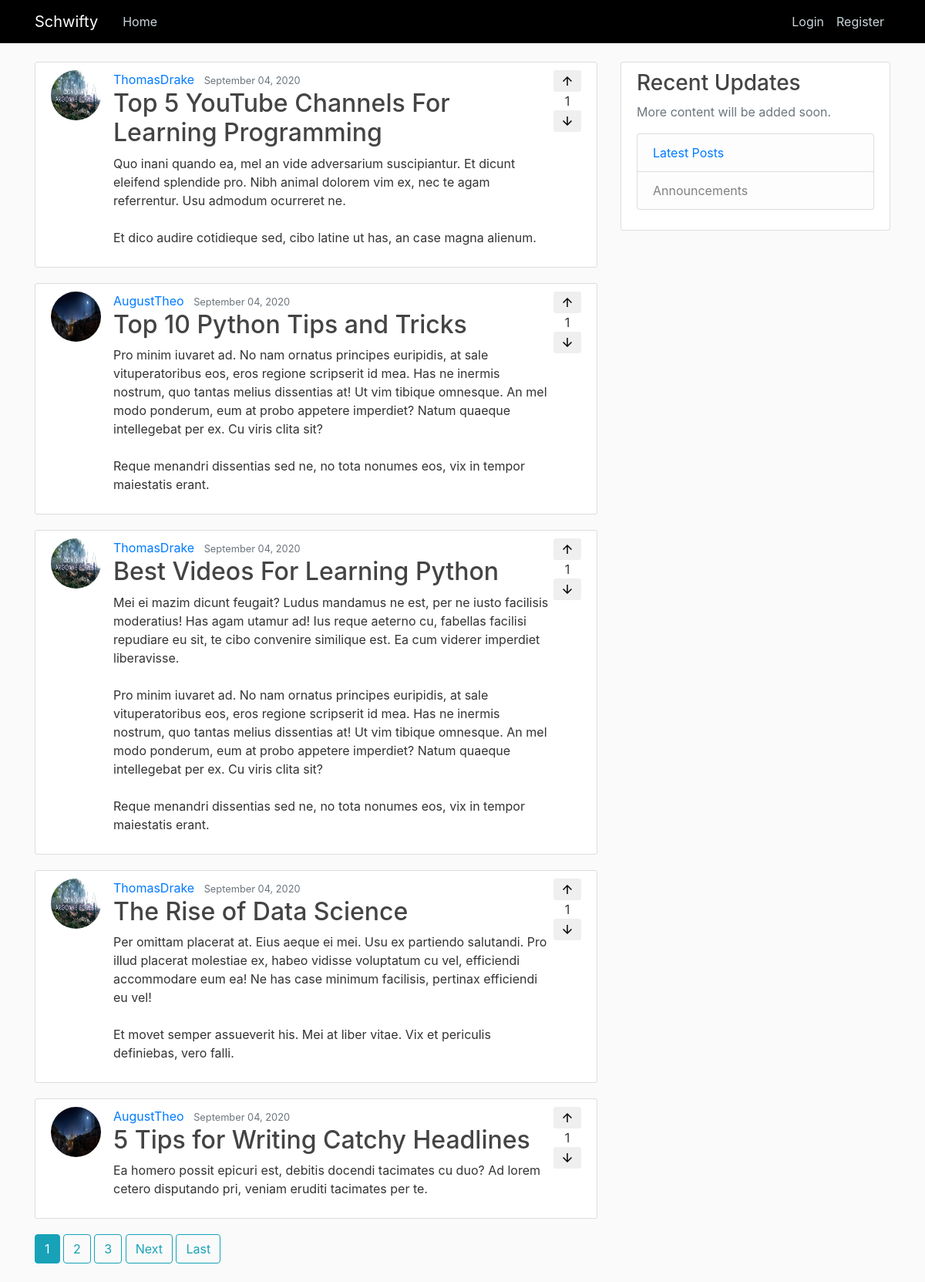
The page / on the database its author committed.
### blog/models.py (models this page shows, shortened)
class Post(models.Model):
    title = models.CharField(max_length = 100)
    content = models.TextField()
    date_posted = models.DateTimeField(default = timezone.now)
    author = models.ForeignKey(User , on_delete= models.CASCADE)
    upvotes = models.IntegerField(default=1);
    downvotes = models.IntegerField(default=0);
    score = models.IntegerField(default = 1);

### users/models.py (models this page shows, shortened)
class Profile(models.Model):
    user = models.OneToOneField(User , on_delete=models.CASCADE)
    image = models.ImageField(default = 'default.jpg' ,upload_to ='profile_pics' )

### blog/views.py (the view)
# urls.py: path('' , views.PostListView.as_view() , name = 'blog-home'),
class PostListView(ListView):
    model = Post
    template_name = 'blog/home.html' # <app>/<model>_<viewtype>.html
    context_object_name ='posts'
    ordering = ['-date_posted']
    paginate_by = 5

### blog/templates/blog/home.html (shortened to what this page needs)
{% extends "blog/base.html" %}
{% block content %}
        {% for post in posts %}
        <article class="media content-section">
          <img src="{{post.author.profile.image.url}}" class="rounded-circle article-img">
          <div class="media-body">
            <div>
                  <a class="mr-2" href="{% url 'user-posts' post.author.username %}">{{ post.author }}</a>
                <small class="text-muted">{{ post.date_posted|date:"F d, Y" }}</small>
            </div>
              <h2><a class="article-title" href="{% url 'post-detail' post.id %}">{{ post.title }}</a></h2>
              <p class="article-content">{{ post.content }}</p>
            </div>
            <div>
            <button class="btn btn-sm">
              <svg xmlns="http://www.w3.org/2000/svg" viewBox="0 0 24 24" fill="black" width="18px" height="18px"><path d="M0 0h24v24H0V0z" fill="none"/><path d="M4 12l1.41 1.41L11 7.83V20h2V7.83l5.58 5.59L20 12l-8-8-8 8z"/></svg>
            </button>
            <div style="text-align: center;">
              {{post.score}}
            </div>
            <button class="btn btn-sm">
              <svg xmlns="http://www.w3.org/2000/svg" viewBox="0 0 24 24" fill="black" width="18px" height="18px"><path d="M0 0h24v24H0V0z" fill="none"/><path d="M20 12l-1.41-1.41L13 16.17V4h-2v12.17l-5.58-5.59L4 12l8 8 8-8z"/></svg>
            </button>
            </div>
          </article>
        {% endfor %}
        {% if is_paginated %}
            {% for num in page_obj.paginator.page_range %}
                {% if page_obj.number == num %}
                  <a class="btn btn-info mb-4" href="?page={{num}}">{{num}}</a>
                {% elif num > page_obj.number|add:'-3' and num < page_obj.number|add:'3' %}
                  <a class="btn btn-outline-info mb-4" href="?page={{num}}">{{num}}</a>
                {% endif %}
            {% endfor %}
          {% if page_obj.has_next %}
            <a class ="btn btn-outline-info mb-4" href="?page={{page_obj.next_page_number}}">Next</a>
            <a class ="btn btn-outline-info mb-4" href="?page={{page_obj.paginator.num_pages}}">Last</a>
          {% endif %}
        {% endif %}
{% endblock content %}

### blog/templates/blog/base.html (shortened to what this page needs)
{% load static %}
<html>
    <head>
    <link rel="stylesheet" href="https://maxcdn.bootstrapcdn.com/bootstrap/4.0.0/css/bootstrap.min.css">
    <link rel="stylesheet" href ="{% static 'blog/main.css'%}">
    </head>
    <body>
        <header class="site-header">
            <nav class="navbar navbar-expand-md navbar-dark bg-steel fixed-top">
              <div class="container">
                <a class="navbar-brand mr-4" href="{% url 'blog-home' %}">Schwifty</a>
                <div class="collapse navbar-collapse" id="navbarToggle">
                  <div class="navbar-nav mr-auto">
                    <a class="nav-item nav-link" href="{% url 'blog-home' %}">Home</a>
                  </div>
                  <div class="navbar-nav">
                    {% if user.is_authenticated %}
                      <a class="nav-item nav-link" href="{% url 'post-create' %}">Create Post</a>
                      <a class="nav-item nav-link" href ="{% url 'profile' %}">{{user.username}}</a>
                      <a class="nav-item nav-link" href="{% url 'logout' %}">Logout</a>
                    {% else %}
                      <a class="nav-item nav-link" href="{% url 'login'%}">Login</a>
                      <a class="nav-item nav-link" href="{% url 'register'%}">Register</a>
                    {% endif %}
                  </div>
                </div>
              </div>
            </nav>
          </header>
          <main role="main" class="container">
            <div class="row">
              <div class="col-md-8">
                {% block content %}{% endblock %}
              </div>
              <div class="col-md-4">
                <div class="content-section">
                  <h3>Recent Updates</h3>
                  <p class='text-muted'>More content will be added soon.
                    <ul class="list-group">
                      <li class="list-group-item list-group-item-light"><a href="{% url 'blog-home' %}">Latest Posts</a></li>
                      <li class="list-group-item list-group-item-light">Announcements</li>
                    </ul>
                  </p>
                </div>
              </div>
            </div>
          </main>
    </body>
</html>

### blog/static/blog/main.css (style rules this page uses)
body { background: #fafafa; color: #333333; margin-top: 5rem; }
h1, h2, h3, h4, h5, h6 { color: #444444; }
ul { margin: 0; }
.bg-steel { background-color:black; }
.site-header .navbar-nav .nav-link { color: #cbd5db; }
.content-section { background: #ffffff; padding: 10px 20px; border: 1px solid #dddddd; border-radius: 3px; margin-bottom: 20px; }
.article-title { color: #444444; }
.article-content { white-space: pre-line; }
.article-img { height: 65px; width: 65px; margin-right: 16px; }

### rows shown on the page
Post: author.profile.image (placeholder picture), author "ThomasDrake", date_posted "September 04, 2020", title "Top 5 YouTube Channels For Learning Programming", content "Quo inani quando ea, mel an vide adversarium suscipiantur. Et dicunt eleifend splendide pro. Nibh animal dolorem vim ex, nec te agam referrentur. Usu admodum ocurreret ne. Et dico audire cotidieque sed, cibo latine ut has, an case magna alienum.", score "1"
Post: author.profile.image (picture), author "AugustTheo", date_posted "September 04, 2020", title "Top 10 Python Tips and Tricks", content "Pro minim iuvaret ad. No nam ornatus principes euripidis, at sale vituperatoribus eos, eros regione scripserit id mea. Has ne inermis nostrum, quo tantas melius dissentias at! Ut vim tibique omnesque. An mel modo ponderum, eum at probo appetere imperdiet? Natum quaeque intellegebat per ex. Cu viris clita sit? Reque menandri dissentias sed ne, no tota nonumes eos, vix in tempor maiestatis erant.", score "1"
Post: author.profile.image (placeholder picture), author "ThomasDrake", date_posted "September 04, 2020", title "Best Videos For Learning Python", content "Mei ei mazim dicunt feugait? Ludus mandamus ne est, per ne iusto facilisis moderatius! Has agam utamur ad! Ius reque aeterno cu, fabellas facilisi repudiare eu sit, te cibo convenire similique est. Ea cum viderer imperdiet liberavisse. Pro minim iuvaret ad. No nam ornatus principes euripidis, at sale vituperatoribus eos, eros regione scripserit id mea. Has ne inermis nostrum, quo tantas melius dissentias at! Ut vim tibique omnesque. An mel modo ponderum, eum at probo appetere imperdiet? Natum quaeque intellegebat per ex. Cu viris clita sit? Reque menandri dissentias sed ne, no tota nonumes eos, vix in tempor maiestatis erant.", score "1"
Post: author.profile.image (placeholder picture), author "ThomasDrake", date_posted "September 04, 2020", title "The Rise of Data Science", content "Per omittam placerat at. Eius aeque ei mei. Usu ex partiendo salutandi. Pro illud placerat molestiae ex, habeo vidisse voluptatum cu vel, efficiendi accommodare eum ea! Ne has case minimum facilisis, pertinax efficiendi eu vel! Et movet semper assueverit his. Mei at liber vitae. Vix et periculis definiebas, vero falli.", score "1"
Post: author.profile.image (picture), author "AugustTheo", date_posted "September 04, 2020", title "5 Tips for Writing Catchy Headlines", content "Ea homero possit epicuri est, debitis docendi tacimates cu duo? Ad lorem cetero disputando pri, veniam eruditi tacimates per te.", score "1"

### other values the page prints
{{ num }} "1"
{{ num }} "2" "3"
